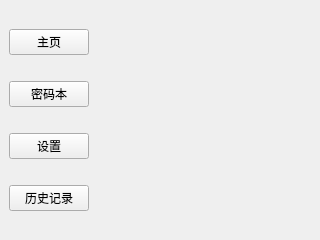
<?xml version="1.0" encoding="UTF-8"?>
<ui version="4.0">
 <class>MainWindow</class>
 <widget class="QMainWindow" name="MainWindow">
  <property name="geometry">
   <rect>
    <x>0</x>
    <y>0</y>
    <width>320</width>
    <height>240</height>
   </rect>
  </property>
  <property name="windowTitle">
   <string>OnlyUnzip</string>
  </property>
  <widget class="QWidget" name="centralwidget">
   <layout class="QHBoxLayout" name="horizontalLayout">
    <item>
     <layout class="QVBoxLayout" name="verticalLayout">
      <item>
       <widget class="QPushButton" name="pushButton_home">
        <property name="text">
         <string>主页</string>
        </property>
        <attribute name="buttonGroup">
         <string notr="true">buttonGroup</string>
        </attribute>
       </widget>
      </item>
      <item>
       <widget class="QPushButton" name="pushButton_password">
        <property name="text">
         <string>密码本</string>
        </property>
        <attribute name="buttonGroup">
         <string notr="true">buttonGroup</string>
        </attribute>
       </widget>
      </item>
      <item>
       <widget class="QPushButton" name="pushButton_setting">
        <property name="text">
         <string>设置</string>
        </property>
        <attribute name="buttonGroup">
         <string notr="true">buttonGroup</string>
        </attribute>
       </widget>
      </item>
      <item>
       <widget class="QPushButton" name="pushButton_history">
        <property name="text">
         <string>历史记录</string>
        </property>
        <attribute name="buttonGroup">
         <string notr="true">buttonGroup</string>
        </attribute>
       </widget>
      </item>
     </layout>
    </item>
    <item>
     <widget class="QStackedWidget" name="stackedWidget">
      <property name="currentIndex">
       <number>2</number>
      </property>
      <widget class="QWidget" name="page_home">
       <layout class="QVBoxLayout" name="verticalLayout_3"/>
      </widget>
      <widget class="QWidget" name="page_password">
       <layout class="QVBoxLayout" name="verticalLayout_4"/>
      </widget>
      <widget class="QWidget" name="page_setting">
       <layout class="QVBoxLayout" name="verticalLayout_5"/>
      </widget>
      <widget class="QWidget" name="page_history">
       <layout class="QVBoxLayout" name="verticalLayout_2"/>
      </widget>
     </widget>
    </item>
   </layout>
  </widget>
 </widget>
 <resources/>
 <connections/>
 <buttongroups>
  <buttongroup name="buttonGroup"/>
 </buttongroups>
</ui>
